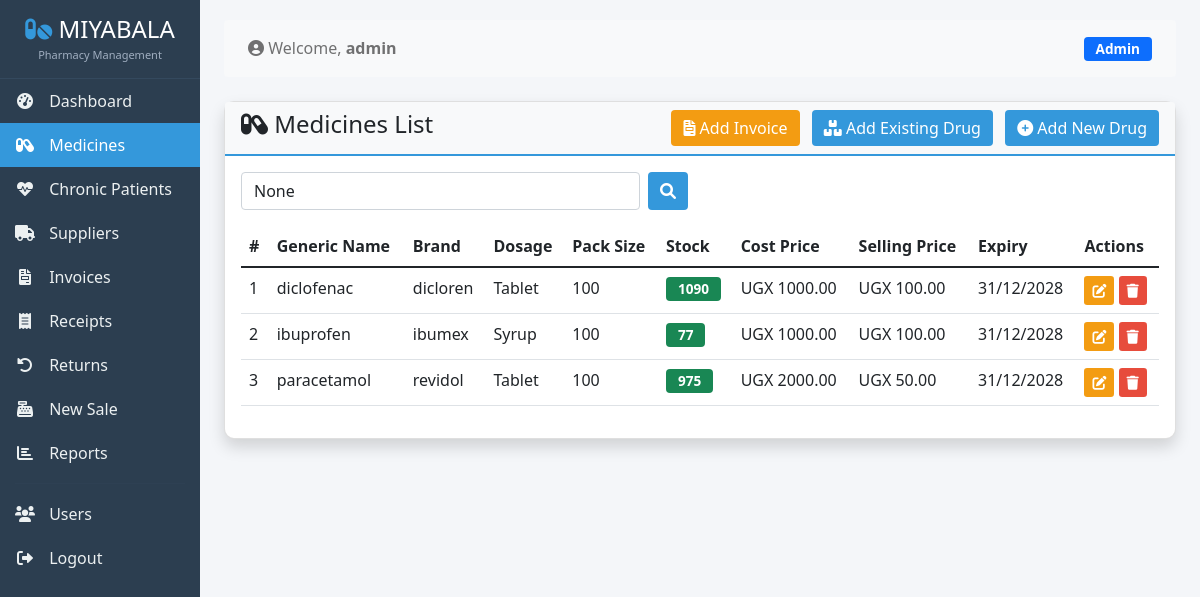
Screenshot of /drugs/ (signed in) with the database file from the repository.
### stock/models.py (models this page shows, shortened)
class Drug(models.Model):
    DOSAGE_CHOICES = [
        ('tablet', 'Tablet'),
        ('capsules', 'Capsules'),
        ('injection', 'Injection'),
        ('syrup', 'Syrup'),
        ('suspension', 'Suspension'),
        ('drops', 'Drops'),
        ('ointment', 'Ointment'),
        ('cream', 'Cream'),
        ('jerry', 'Jerry'),
        ('oil', 'Oil'),
        ('spray', 'Spray'),
        ('gel', 'Gel'),
        ('powder', 'Powder'),
        ('liquid', 'Liquid'),
        ('balm', 'Balm'),
    ]
    name = models.CharField(max_length=200)
    generic_name = models.CharField(max_length=200, blank=True, null=True)
    brand = models.CharField(max_length=100, blank=True, null=True)
    description = models.TextField(blank=True, null=True)
    dosage = models.CharField(
        max_length=50,
        choices=DOSAGE_CHOICES,
        default='tablet',
        blank=True,
        null=True,
        help_text="Select the dosage form"
    )
    strength = models.CharField(
        max_length=100,
        blank=True,
        null=True,
        help_text="e.g., 500mg, 10mg/5ml"
    )
    category = models.ForeignKey(Category, on_delete=models.SET_NULL, null=True, related_name='drugs')
    supplier = models.ForeignKey(Supplier, on_delete=models.SET_NULL, null=True, related_name='drugs')
    cost_price = models.DecimalField(max_digits=10, decimal_places=2, default=0)
    selling_price = models.DecimalField(max_digits=10, decimal_places=2, default=0)
    stock_quantity = models.PositiveIntegerField(default=0)
    reorder_level = models.PositiveIntegerField(default=10)
    max_stock_level = models.PositiveIntegerField(default=100, blank=True, null=True)
    expiry_date = models.DateField(blank=True, null=True)
    batch_no = models.CharField(max_length=50, blank=True, null=True, help_text="Batch/Lot number")
    barcode = models.CharField(max_length=100, blank=True, null=True, unique=True)
    is_active = models.BooleanField(default=True)
    pack_size = models.PositiveIntegerField(
        default=0,
        help_text="Number of units per packet"
    )
    markup_percentage = models.DecimalField(
        max_digits=5,
        decimal_places=2,
        default=50.00,
        help_text="Default 50% (1.5x cost price)"
    )
    created_at = models.DateTimeField(auto_now_add=True)
    updated_at = models.DateTimeField(auto_now=True)
    created_by = models.ForeignKey(User, on_delete=models.SET_NULL, null=True, related_name="drugs_created")
    class Meta:
        ordering = ["name"]
        indexes = [
            models.Index(fields=["name"]),
            models.Index(fields=["batch_no"]),
            models.Index(fields=["expiry_date"]),
        ]
    @property
    def is_low_stock(self):
        return self.stock_quantity <= self.reorder_level
    @property
    def is_expired(self):
        if self.expiry_date:
            return self.expiry_date < timezone.now().date()
        return False

### stock/views.py (the view, shortened to what this page needs)
# urls.py: path('drugs/', views.drug_list, name='drug_list'),
@login_required
def drug_list(request):
    drugs = Drug.objects.all().select_related('category', 'supplier')
    category_id = request.GET.get('category')
    if category_id:
        drugs = drugs.filter(category_id=category_id)
    search_query = request.GET.get('search')
    categories = Category.objects.all()
    context = {
        'drugs': drugs,
        'categories': categories,
        'search_query': search_query,
        'selected_category': category_id
    }
    return render(request, 'stock/drug_list.html', context)

### stock/templates/stock/drug_list.html (shortened to what this page needs)
{% extends 'stock/base.html' %}
{% load static %}
{% block content %}
<div class="row">
    <div class="col-12">
        <div class="card shadow">
            <div class="card-header d-flex justify-content-between align-items-center">
                <h4><i class="fas fa-capsules"></i> Medicines List</h4>
                <div>
                    <a href="{% url 'stock:invoice_create' %}" class="btn btn-warning me-2">
                        <i class="fas fa-file-invoice"></i> Add Invoice
                    </a>
                    <a href="{% url 'stock:add_stock_to_drug' %}" class="btn btn-info me-2">
                        <i class="fas fa-boxes"></i> Add Existing Drug
                    </a>
                    <a href="{% url 'stock:drug_create' %}" class="btn btn-primary">
                        <i class="fas fa-plus-circle"></i> Add New Drug
                    </a>
                </div>
            </div>
            <div class="card-body">
                <div class="row mb-3">
                    <div class="col-md-6">
                        <form method="GET" class="d-flex">
                            <input type="text" name="search" class="form-control me-2"
                                   placeholder="Search medicines..." value="{{ search_query }}">
                            <button type="submit" class="btn btn-primary">
                                <i class="fas fa-search"></i>
                            </button>
                        </form>
                    </div>
                </div>
                <div class="table-responsive">
                    <table class="table table-hover">
                        <thead>
                            <tr>
                                <th>#</th>
                                <th>Generic Name</th>
                                <th>Brand</th>
                                <th>Dosage</th>
                                <th>Pack Size</th>
                                <th>Stock</th>
                                <th>Cost Price</th>
                                <th>Selling Price</th>
                                <th>Expiry</th>
                                <th>Actions</th>
                            </tr>
                        </thead>
                        <tbody>
                            {% for drug in drugs %}
                            <tr>
                                <td>{{ forloop.counter }}</td>
                                <td>{{ drug.generic_name|default:drug.name }}</td>
                                <td>{{ drug.brand|default:'-' }}</td>
                                <td>{{ drug.get_dosage_display|default:'-' }}</td>
                                <td>{{ drug.pack_size }}</td>
                                <td>
                                    <a href="{% url 'stock:add_stock_to_drug' %}?drug_id={{ drug.id }}"
                                       class="badge {% if drug.is_low_stock %}bg-danger{% else %}bg-success{% endif %}"
                                       style="text-decoration: none; color: white; cursor: pointer;">
                                        {{ drug.stock_quantity }}
                                    </a>
                                </td>
                                <td>UGX {{ drug.cost_price|floatformat:2 }}</td>
                                <td>UGX {{ drug.selling_price|floatformat:2 }}</td>
                                <td>
                                    {% if drug.expiry_date %}
                                        <span class="{% if drug.is_expired %}text-danger{% endif %}">
                                            {{ drug.expiry_date|date:'d/m/Y' }}
                                        </span>
                                    {% else %}
                                        -
                                    {% endif %}
                                </td>
                                <td>
                                    <a href="{% url 'stock:drug_edit' drug.id %}" class="btn btn-sm btn-warning">
                                        <i class="fas fa-edit"></i>
                                    </a>
                                    <button class="btn btn-sm btn-danger" data-bs-toggle="modal"
                                            data-bs-target="#deleteModal{{ drug.id }}">
                                        <i class="fas fa-trash"></i>
                                    </button>
                                </td>
                            </tr>
                            {% empty %}
                            <tr>
                                <td colspan="10" class="text-center">No medicines found.</td>
                            </tr>
                            {% endfor %}
                        </tbody>
                    </table>
                </div>
            </div>
        </div>
    </div>
</div>
{% endblock %}

### stock/templates/stock/base.html (shortened to what this page needs)
<!DOCTYPE html>
<html lang="en">
<head>
    <link href="https://cdn.jsdelivr.net/npm/bootstrap@5.1.3/dist/css/bootstrap.min.css" rel="stylesheet">
    <link rel="stylesheet" href="https://cdnjs.cloudflare.com/ajax/libs/font-awesome/6.0.0-beta3/css/all.min.css">
</head>
<body>
    <div class="container-fluid">
        <div class="row">
            <nav class="col-md-2 col-lg-2 d-md-block sidebar p-0">
                <div class="position-sticky">
                    <div class="sidebar-brand">
                        <h4><i class="fas fa-pills"></i> MIYABALA</h4>
                        <small>Pharmacy Management</small>
                    </div>
                    <ul class="nav flex-column">
                        <li class="nav-item">
                            <a class="nav-link {% if request.resolver_match.url_name == 'dashboard' %}active{% endif %}" href="{% url 'stock:dashboard' %}">
                                <i class="fas fa-tachometer-alt"></i> Dashboard
                            </a>
                        </li>
                        {% with user_groups=user.groups.all|join:',' %}
                            {% if user.is_superuser or 'admin' in user_groups or 'manager' in user_groups %}
                                <li class="nav-item">
                                    <a class="nav-link {% if 'drug' in request.resolver_match.url_name %}active{% endif %}" href="{% url 'stock:drug_list' %}">
                                        <i class="fas fa-capsules"></i> Medicines
                                    </a>
                                </li>
                            {% endif %}
                        {% endwith %}
                        <li class="nav-item">
                            <a class="nav-link {% if 'patient' in request.resolver_match.url_name %}active{% endif %}" href="{% url 'stock:patient_list' %}">
                                <i class="fas fa-heartbeat"></i> Chronic Patients
                            </a>
                        </li>
                        <li class="nav-item">
                            <a class="nav-link {% if 'supplier' in request.resolver_match.url_name %}active{% endif %}" href="{% url 'stock:supplier_list' %}">
                                <i class="fas fa-truck"></i> Suppliers
                            </a>
                        </li>
                        <li class="nav-item">
                            <a class="nav-link {% if 'invoice' in request.resolver_match.url_name %}active{% endif %}" href="{% url 'stock:invoice_list' %}">
                                <i class="fas fa-file-invoice"></i> Invoices
                            </a>
                        </li>
                        <li class="nav-item">
                            <a class="nav-link {% if 'receipt' in request.resolver_match.url_name %}active{% endif %}" href="{% url 'stock:receipt_list' %}">
                                <i class="fas fa-receipt"></i> Receipts
                            </a>
                        </li>
                        <li class="nav-item">
                            <a class="nav-link {% if 'return' in request.resolver_match.url_name %}active{% endif %}" href="{% url 'stock:return_list' %}">
                                <i class="fas fa-undo-alt"></i> Returns
                            </a>
                        </li>
                        <li class="nav-item">
                            <a class="nav-link {% if 'create_sale' in request.resolver_match.url_name %}active{% endif %}" href="{% url 'stock:create_sale' %}">
                                <i class="fas fa-cash-register"></i> New Sale
                            </a>
                        </li>
                        <li class="nav-item">
                            <a class="nav-link {% if 'reports' in request.resolver_match.url_name %}active{% endif %}" href="{% url 'stock:reports_dashboard' %}">
                                <i class="fas fa-chart-bar"></i> Reports
                            </a>
                        </li>
                        <li><hr class="nav-divider"></li>
                        {% with user_groups=user.groups.all|join:',' %}
                            {% if user.is_superuser or 'admin' in user_groups or 'manager' in user_groups %}
                                <li class="nav-item">
                                    <a class="nav-link {% if 'user' in request.resolver_match.url_name %}active{% endif %}" href="{% url 'stock:user_list' %}">
                                        <i class="fas fa-users"></i> Users
                                    </a>
                                </li>
                            {% endif %}
                        {% endwith %}
                        <li class="nav-item">
                            <a class="nav-link" href="{% url 'stock:logout' %}">
                                <i class="fas fa-sign-out-alt"></i> Logout
                            </a>
                        </li>
                    </ul>
                </div>
            </nav>
            <main class="col-md-10 col-lg-10 ms-sm-auto px-md-4 main-content">
                <nav class="navbar navbar-light bg-light rounded mb-4">
                    <div class="container-fluid">
                        <span class="navbar-text">
                            <i class="fas fa-user-circle"></i> Welcome, <strong>{{ user.username }}</strong>
                        </span>
                        <span class="navbar-text">
                            <span class="badge {% if user.is_superuser %}bg-primary{% else %}bg-secondary{% endif %}">
                                {{ user.is_superuser|yesno:"Admin,Staff" }}
                            </span>
                        </span>
                    </div>
                </nav>
                {% block content %}{% endblock %}
            </main>
        </div>
    </div>
</body>
</html>

### stock/templates/stock/base.html (style rules this page uses)
body { background: #f4f6f9; }
.sidebar { min-height: 100vh; background: #2c3e50; color: white; }
.sidebar .nav-link { color: #ecf0f1; padding: 10px 15px; border-radius: 0; transition: all 0.3s; }
.sidebar .nav-link.active { background: #3498db; color: white; }
.sidebar .nav-link i { margin-right: 10px; width: 20px; text-align: center; }
.sidebar-brand { padding: 15px; text-align: center; border-bottom: 1px solid #34495e; }
.sidebar-brand h4 { margin: 0; color: white; }
.sidebar-brand h4 i { color: #3498db; }
.sidebar-brand small { display: block; color: #a0aec0; font-size: 11px; margin-top: 3px; }
.sidebar .nav-divider { border-top: 1px solid #34495e; margin: 8px 15px; }
.main-content { padding: 20px; }
.card { border-radius: 10px; box-shadow: 0 2px 10px rgba(0,0,0,0.1); }
.card-header { background: #f8f9fa; border-bottom: 2px solid #3498db; }
.btn-primary { background: #3498db; border: none; }
.btn-danger { background: #e74c3c; border: none; }
.btn-warning { background: #f39c12; border: none; color: white; }
.btn-info { background: #3498db; border: none; color: white; }
.badge { font-size: 0.85rem; padding: 5px 12px; }

### rows the page displays
Drug: generic_name "diclofenac", brand "dicloren", dosage "Tablet", pack_size "100", stock_quantity "1090", cost_price "1000.00", selling_price "100.00", expiry_date "31/12/2028"
Drug: generic_name "ibuprofen", brand "ibumex", dosage "Syrup", pack_size "100", stock_quantity "77", cost_price "1000.00", selling_price "100.00", expiry_date "31/12/2028"
Drug: generic_name "paracetamol", brand "revidol", dosage "Tablet", pack_size "100", stock_quantity "975", cost_price "2000.00", selling_price "50.00", expiry_date "31/12/2028"

### other values shown
{{ user.username }} "admin"
{{ user.is_superuser|yesno:"Admin,Staff" }} "Admin"
